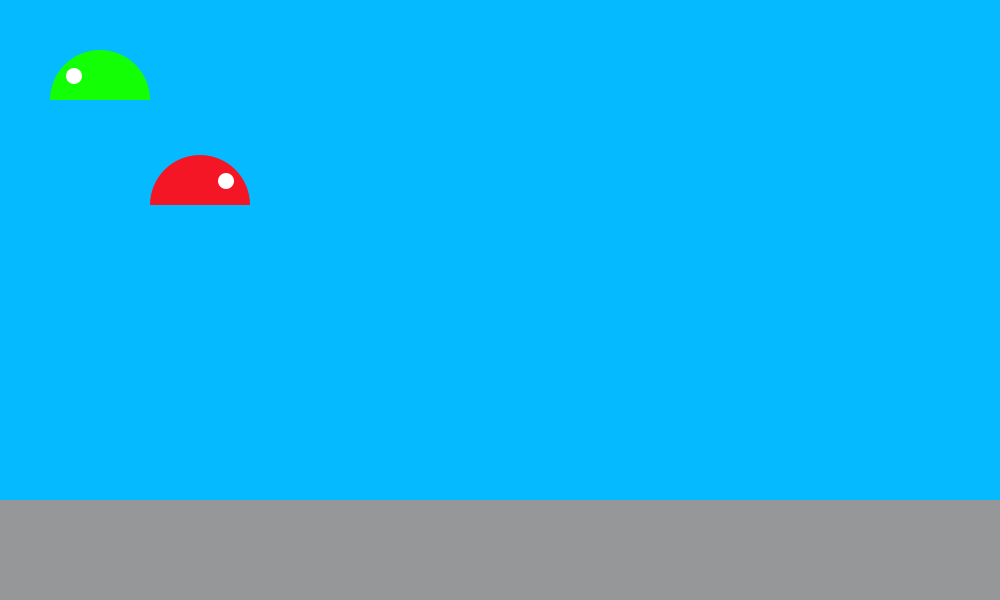
Frame 1 (no input)
Frame 60 (the mouse pressed at the canvas centre just before this capture): identical to frame 1, image omitted
Frame 120 (the mouse held since frame 60 and released just before this capture): identical to frame 1, image omitted

The Processing sketch that drew this single still picture (run headless with seeded random() and noise(); from frame 60 on, the mouse is pressed at the canvas centre):

// Processing sketch: processing_171298
// ── processing_171298.pde

class Slime1 {
  int radius = 40;
  int x = 200;
  int y = 200;
  int xPos, yPos;
  int speedY=5;
 
  void update() {
    if (YIncrease == true && y < height - radius/2) {
      y = y + 6;
    }
    if (YDecrease == true && y > radius/2) {
      y = y - 6;
    }
    if (XIncrease == true && x < width - radius/2) {
      x = x + 6;
    }
    if (XDecrease == true && x > radius/2) {
      x = x - 6;
    }
  }
  void display() {
    noStroke();
    fill(0, 250, 0);
    xPos = x;
    yPos = y+speedY;
    
      fill (245,22,37);
    arc(xPos,yPos,100,100,radians(180),radians(360));
      fill (255,255,255);
    ellipse(xPos+26,yPos-24,16,16);
    
    
  }
}
 
boolean yIncrease, yDecrease, xIncrease, xDecrease, YIncrease, YDecrease, XIncrease, XDecrease;
 
 
 
Slime1 b = new Slime1();
Slime2 c = new Slime2();
 
 
void setup()
{
  size(1000, 600);
}
 
void draw()
{
 noStroke();
background(5,186,255);
fill(149,151,152);
rect (0,500,1000,100);
  b.update();
  b.display();
  c.update();
  c.display();
}
 
void keyPressed() {
  if (keyCode == UP) {
    yDecrease = true;
  }
  else if (keyCode == DOWN) {
    yIncrease = true;
  }
  else if (keyCode == RIGHT) {
    xIncrease = true;
  }
  else if (keyCode == LEFT) {
    xDecrease = true;
  }
  else if (key == 'w') {
    YDecrease = true;
  }
  else if (key == 's') {
    YIncrease = true;
  }
  else if (key == 'd') {
    XIncrease = true;
  }
  else if (key == 'a') {
    XDecrease = true;
  }
}
 
void keyReleased() {
  if (keyCode == UP) {
    yDecrease = false;
  }
  else if (keyCode == DOWN) {
    yIncrease = false;
  }
  else if (keyCode == RIGHT) {
    xIncrease = false;
  }
  else if (keyCode == LEFT) {
    xDecrease = false;
  }
  else if (key == 'w') {
    YDecrease = false;
  }
  else if (key == 's') {
    YIncrease = false;
  }
  else if (key == 'd') {
    XIncrease = false;
  }
  else if (key == 'a') {
    XDecrease = false;
  }
}
 
class Slime2 {
  int radius = 20;
  int x = 100;
  int y = 100;
  int xPos, yPos;
 
  void update() {
    if (yIncrease == true && y < height - radius) {
      y = y + 8;
    }
    if (yDecrease == true && y > radius) {
      y = y - 8;
    }
    if (xIncrease == true && x < width - radius) {
      x = x + 8;
    }
    if (xDecrease == true && x > radius) {
      x = x - 8;
    }
  }
  void display() {
    noStroke();
    fill(0, 250, 250);
    xPos = x;
    yPos = y;
     fill (18,277,5);
    arc(xPos,yPos,100,100,radians(180),radians(360));
      fill (255,255,255);
    ellipse(xPos-26,yPos-24,16,16);
  }
}
